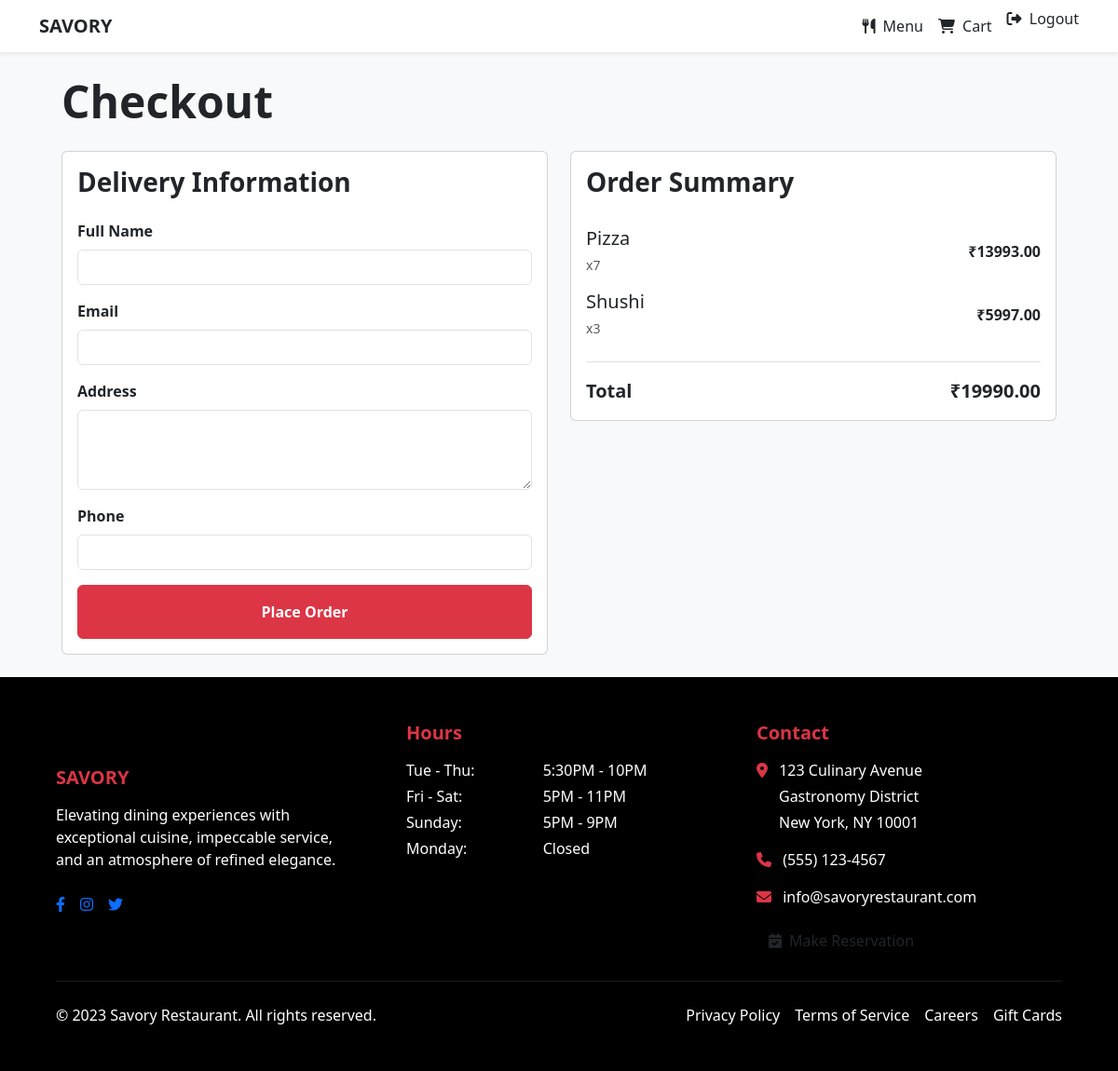
Screenshot of /checkout/ (signed in) with the database file from the repository.
### myapp/models.py (models this page shows, shortened)
class CartItem(models.Model):
    user = models.ForeignKey(
        settings.AUTH_USER_MODEL,
        on_delete=models.CASCADE,
        related_name='cart_items'
    )
    item = models.ForeignKey(
        Item,
        on_delete=models.CASCADE,
        related_name='cart_items'
    )
    quantity = models.PositiveIntegerField(default=1)
    added_at = models.DateTimeField(auto_now_add=True)
    updated_at = models.DateTimeField(auto_now=True)
    class Meta:
        unique_together = ('user', 'item')
        ordering = ['-added_at']
        verbose_name = "Cart Item"
        verbose_name_plural = "Cart Items"
    @property
    def line_total(self):
        return self.item.price * self.quantity

class Item(models.Model):
    name = models.CharField(max_length=200)
    description = models.TextField()
    price = models.DecimalField(max_digits=10, decimal_places=2)
    image = models.ImageField(upload_to="items/")
    category = models.ForeignKey(Category, on_delete=models.CASCADE)
    available = models.BooleanField(default=True)
    created_at = models.DateTimeField(auto_now_add=True)
    updated_at = models.DateTimeField(auto_now=True)
    featured = models.BooleanField(default=False)

### myapp/views.py (the view)
# urls.py: path('checkout/', views.checkout, name='checkout'),
@login_required
def checkout(request):
    cart_items = CartItem.objects.filter(user=request.user)
    if not cart_items:
        messages.warning(request, 'Your cart is empty!')
        return redirect('myapp:menu')
    subtotal = sum(item.line_total for item in cart_items)
    if request.method == 'POST':
        form = CheckoutForm(request.POST)
        if form.is_valid():
            order = Order.objects.create(
                user=request.user,
                total_amount=subtotal,
                customer_name=form.cleaned_data['full_name'],
                email=form.cleaned_data['email'],
                phone=form.cleaned_data['phone'],
                address=form.cleaned_data['address'],
                special_instructions=form.cleaned_data['special_instructions']
            )
            for cart_item in cart_items:
                OrderItem.objects.create(
                    order=order,
                    item=cart_item.item,
                    quantity=cart_item.quantity,
                    price_at_order=cart_item.item.price
                )
            cart_items.delete()
            return redirect('myapp:order_confirmation', order_id=order.id)
    else:
        initial_data = {}
        if request.user.first_name and request.user.last_name:
            initial_data['full_name'] = f"{request.user.first_name} {request.user.last_name}"
        if request.user.email:
            initial_data['email'] = request.user.email
        form = CheckoutForm(initial=initial_data)
    context = {
        'form': form,
        'items': cart_items,
        'subtotal': subtotal,
    }
    return render(request, 'checkout.html', context)

### myapp/forms.py
class CheckoutForm(forms.Form):
    full_name = forms.CharField(
        max_length=200,
        required=True,
        widget=forms.TextInput(attrs={'class': 'form-control'})
    )
    email = forms.EmailField(
        required=True,
        widget=forms.EmailInput(attrs={'class': 'form-control'})
    )
    address = forms.CharField(
        widget=forms.Textarea(attrs={'class': 'form-control', 'rows': 3}),
        required=True
    )
    phone = forms.CharField(
        max_length=20,
        required=True,
        widget=forms.TextInput(attrs={'class': 'form-control'})
    )
    special_instructions = forms.CharField(
        required=False,
        widget=forms.Textarea(attrs={'class': 'form-control', 'rows': 3}),
        label="Special Delivery Instructions"
    )

### myapp/templates/checkout.html (shortened to what this page needs)
{% extends 'base.html' %}
{% block content %}
<div class="container py-4">
    <h1 class="display-5 fw-bold mb-4">Checkout</h1>
    <div class="row g-4">
        <div class="col-lg-6">
            <div class="card">
                <div class="card-body">
                    <h2 class="h3 fw-bold mb-4">Delivery Information</h2>
                    <form method="post">
                        <div class="mb-3">
                            <label class="form-label fw-semibold">Full Name</label>
                            {{ form.full_name }}
                        </div>
                        <div class="mb-3">
                            <label class="form-label fw-semibold">Email</label>
                            {{ form.email }}
                        </div>
                        <div class="mb-3">
                            <label class="form-label fw-semibold">Address</label>
                            {{ form.address }}
                        </div>
                        <div class="mb-3">
                            <label class="form-label fw-semibold">Phone</label>
                            {{ form.phone }}
                        </div>
                        <button type="submit" class="btn btn-danger w-100 py-3 fw-semibold">
                            Place Order
                        </button>
                    </form>
                </div>
            </div>
        </div>
        <div class="col-lg-6">
            <div class="card">
                <div class="card-body">
                    <h2 class="h3 fw-bold mb-4">Order Summary</h2>
                    <div class="list-group list-group-flush">
                        {% for ci in items %}
                        <div class="list-group-item d-flex justify-content-between align-items-center border-0 px-0">
                            <div>
                                <h5 class="mb-1">{{ ci.item.name }}</h5>
                                <small class="text-muted">x{{ ci.quantity }}</small>
                            </div>
                            <span class="fw-bold">₹{{ ci.line_total }}</span>
                        </div>
                        {% endfor %}
                    </div>
                    <div class="border-top pt-3 mt-3">
                        <div class="d-flex justify-content-between fw-bold fs-5">
                            <span>Total</span>
                            <span>₹{{ subtotal }}</span>
                        </div>
                    </div>
                </div>
            </div>
        </div>
    </div>
</div>
{% endblock %}

### rows the page displays
CartItem: item.name "Pizza", quantity "7", line_total "13993.00"
CartItem: item.name "Shushi", quantity "3", line_total "5997.00"

### other values shown
{{ subtotal }} "19990.00"
